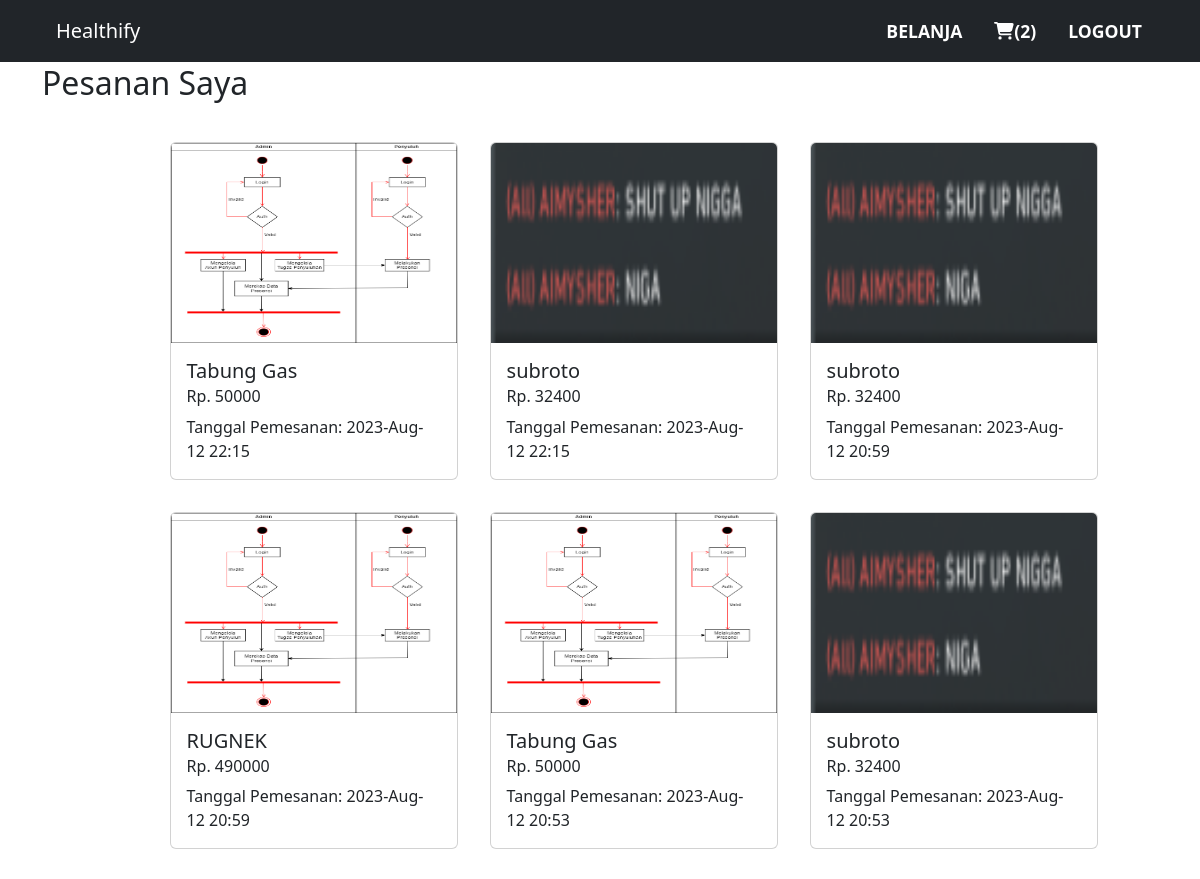
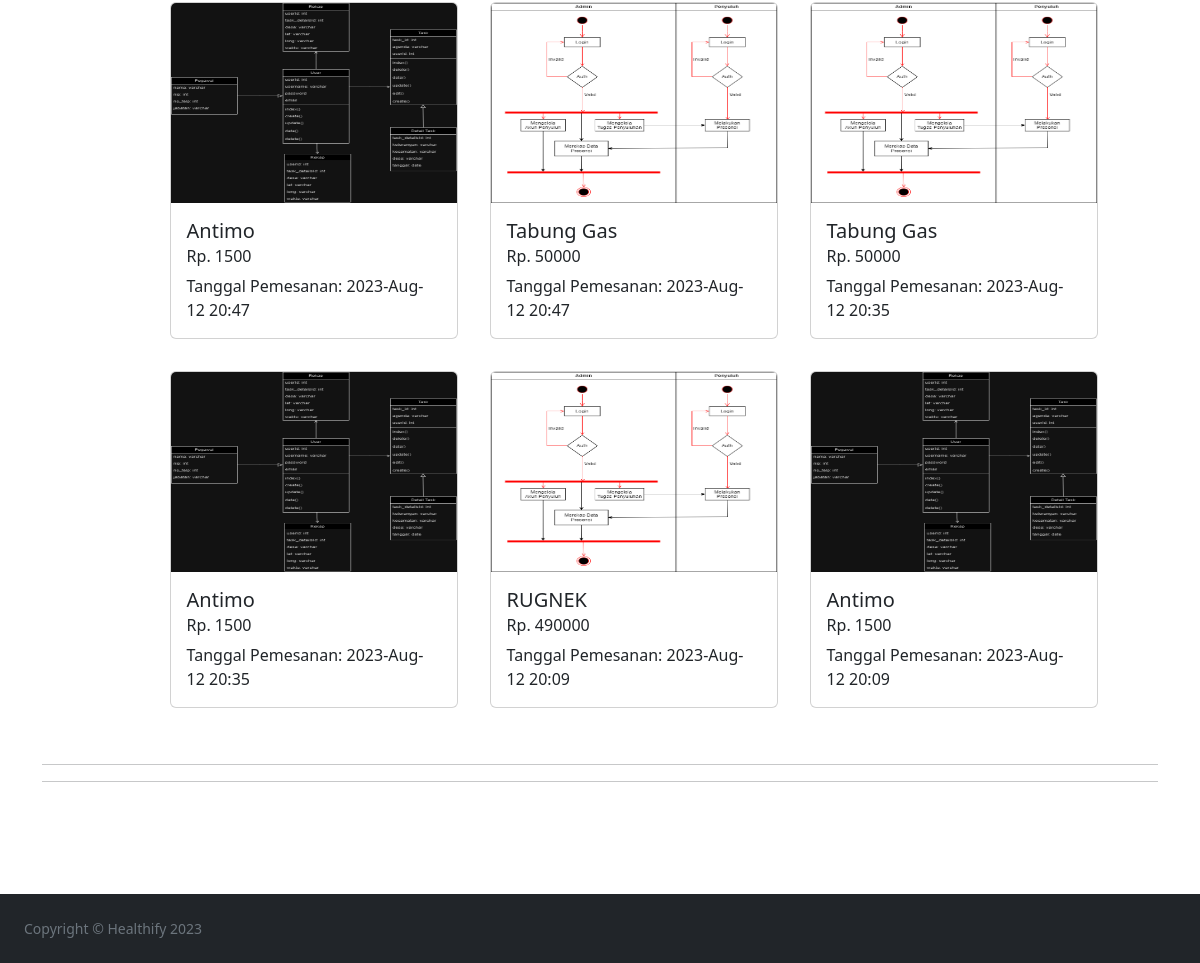
The page /myorders.php (signed in) on the database its author committed (2 pictures, top to bottom).
### tables this page shows
CREATE TABLE `detail_orders` (
  `detail_id` int(11) NOT NULL,
  `order_id` int(11) NOT NULL,
  `product_id` int(11) NOT NULL,
  `quantity` int(11) NOT NULL
);

CREATE TABLE `products` (
  `productID` int(11) NOT NULL,
  `productname` varchar(100) NOT NULL,
  `description` text NOT NULL,
  `price` int(11) NOT NULL,
  `category` varchar(100) NOT NULL,
  `product_image` varchar(100) NOT NULL
);

CREATE TABLE `orders` (
  `order_id` int(11) NOT NULL,
  `total_bayar` int(11) NOT NULL,
  `address` varchar(255) NOT NULL,
  `bank` int(25) NOT NULL,
  `customer_email` varchar(100) NOT NULL,
  `date_added` datetime NOT NULL DEFAULT current_timestamp() ON UPDATE current_timestamp()
);

### myorders.php (the view, shortened to what this page needs)
<?php include("includes/header.php"); ?>
<?php include("includes/navbar.php"); ?>
<div class="container py-5">
	<h2 class="h-auto py-3">Pesanan Saya</h2>
	<?php
	$customeremail = mysqli_real_escape_string( $conn, $_SESSION[ 'email' ] );
	$query = "SELECT * FROM `orders` INNER JOIN `detail_orders` ON orders.order_id = detail_orders.order_id INNER JOIN `products` ON detail_orders.product_id = products.productID AND orders.customer_email = '$customeremail' ORDER BY `date_added` DESC";
	$result = mysqli_query($conn, $query) or die(mysqli_error($conn));
	?>
	<div class="container-down">
			<?php
			while ($row = mysqli_fetch_array($result)) {
			?>
				<div class="card m-3" style="width: 18rem;">
					<img src="<?php echo basename('uploads/') . "/" .  $row['product_image']; ?>" class="card-img-top" width="200" height="200">
					<div class="card-body">
						<h5 class="card-title"><?php echo $row['productname'] ?></h5>
						<h6 class="card-subtitle mb-2 text-body-secondary"><?php echo "Rp. " . $row['price'] ?></h6>
    					<p class="card-text">Tanggal Pemesanan:  <?php echo date_format(new DateTime($row['date_added']), "Y-M-d H:i")  ?></p>
					</div>
				</div>
		<?php
			}
		?>
		</div>
		<br>
		<hr>
		<hr>
		</div>
	<?php include("includes/footer.php"); ?>

### css/grid.css (style rules this page uses)
.container-down { margin-left: 10%; display:flex; flex-wrap: wrap; }

### rows shown on the page
detail_orders: product.product_image (picture), product.productname "Tabung Gas", product.price "50000", order.date_added "2023-Aug-12 22:15"
detail_orders: product.product_image (picture), product.productname "subroto", product.price "32400", order.date_added "2023-Aug-12 22:15"
detail_orders: product.product_image (picture), product.productname "subroto", product.price "32400", order.date_added "2023-Aug-12 20:59"
detail_orders: product.product_image (picture), product.productname "RUGNEK", product.price "490000", order.date_added "2023-Aug-12 20:59"
detail_orders: product.product_image (picture), product.productname "Tabung Gas", product.price "50000", order.date_added "2023-Aug-12 20:53"
detail_orders: product.product_image (picture), product.productname "subroto", product.price "32400", order.date_added "2023-Aug-12 20:53"
detail_orders: product.product_image (picture), product.productname "Antimo", product.price "1500", order.date_added "2023-Aug-12 20:47"
detail_orders: product.product_image (picture), product.productname "Tabung Gas", product.price "50000", order.date_added "2023-Aug-12 20:47"
detail_orders: product.product_image (picture), product.productname "Tabung Gas", product.price "50000", order.date_added "2023-Aug-12 20:35"
detail_orders: product.product_image (picture), product.productname "Antimo", product.price "1500", order.date_added "2023-Aug-12 20:35"
detail_orders: product.product_image (picture), product.productname "RUGNEK", product.price "490000", order.date_added "2023-Aug-12 20:09"
detail_orders: product.product_image (picture), product.productname "Antimo", product.price "1500", order.date_added "2023-Aug-12 20:09"

### other values the page prints
$cartCount "2"
